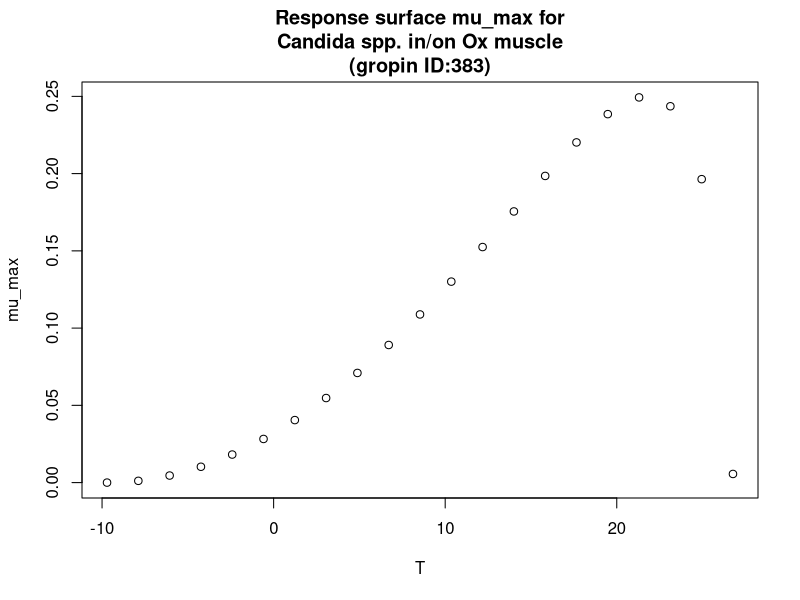

This figure's R source:
#############################
# start of Parameter script
#############################
T <- seq(-9.7097,26.7732267732268,length.out=21)
#############################
# end of Parameter script
#############################
############################# 
# start of Model script Gropin ID 383 
#############################
 
# constant coefficients for this model
 
variables <- data.frame(T)
argumentsPar <- expand.grid(variables)
 
# heart of the model
response_surface <- function(T) {
   mumax <-(2.5*(10^-1)*(T-26.8)*((T+9.7)^2))/((21.8+9.7)*((21.8+9.7)*(T-21.8)-(21.8-26.8)*(21.8-9.7-2*T)))

return(mumax=mumax)
} 

# output parameters
mumax <- cbind(argumentsPar,response_surface(argumentsPar['T']))
colnames(mumax) <- c(colnames(argumentsPar),'mumax')
#############################
# End of Model script
#############################
############################# 
# start of Visualisation script Gropin ID 383 
#############################
plot(T,mumax$mumax,
                          xlab='T',
                          ylab='mu_max',main='Response surface mu_max for
Candida spp. in/on Ox muscle
(gropin ID:383)')
#############################
# End of Visualisation script
#############################
